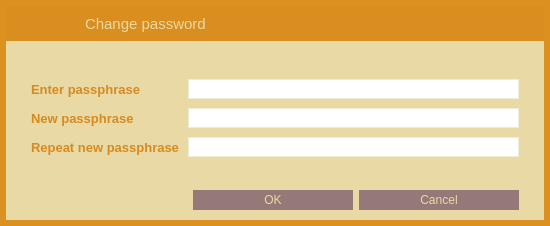
<?xml version="1.0" encoding="UTF-8"?>
<ui version="4.0">
 <class>AskPassphraseDialog</class>
 <widget class="QDialog" name="AskPassphraseDialog">
  <property name="geometry">
   <rect>
    <x>0</x>
    <y>0</y>
    <width>550</width>
    <height>226</height>
   </rect>
  </property>
  <property name="sizePolicy">
   <sizepolicy hsizetype="Preferred" vsizetype="Preferred">
    <horstretch>0</horstretch>
    <verstretch>0</verstretch>
   </sizepolicy>
  </property>
  <property name="minimumSize">
   <size>
    <width>550</width>
    <height>0</height>
   </size>
  </property>
  <property name="windowTitle">
   <string>Passphrase Dialog</string>
  </property>
  <property name="styleSheet">
   <string notr="true">QLabel {
	color: #d78a20;
}

#AskPassphraseDialog {
	background-color: rgb(220, 144, 32);
}

QLineEdit {
	border: 1px solid #ededd5;
}
</string>
  </property>
  <layout class="QVBoxLayout" name="verticalLayout">
   <property name="spacing">
    <number>0</number>
   </property>
   <property name="margin">
    <number>6</number>
   </property>
   <item>
    <widget class="QFrame" name="frame">
     <property name="styleSheet">
      <string notr="true">#frame {
	background-color: #e9d9a4;
    border-style:none;
}</string>
  </property>
     <property name="frameShape">
      <enum>QFrame::StyledPanel</enum>
     </property>
     <property name="frameShadow">
      <enum>QFrame::Raised</enum>
     </property>
     <layout class="QVBoxLayout" name="verticalLayout_2">
   <property name="spacing">
    <number>0</number>
   </property>
   <property name="margin">
    <number>0</number>
   </property>
   <item>
    <widget class="QWidget" name="wCaption" native="true">
     <property name="minimumSize">
      <size>
       <width>0</width>
       <height>35</height>
      </size>
     </property>
     <property name="maximumSize">
      <size>
       <width>16777215</width>
       <height>35</height>
      </size>
     </property>
     <property name="styleSheet">
      <string notr="true">#wCaption {
	background-color:  rgb(218, 142, 32);
}</string>
     </property>
     <property name="is_header" stdset="0">
      <bool>true</bool>
     </property>
     <layout class="QHBoxLayout" name="horizontalLayout_19">
      <property name="margin">
       <number>0</number>
      </property>
      <item>
       <spacer name="horizontalSpacer_26">
        <property name="orientation">
         <enum>Qt::Horizontal</enum>
        </property>
        <property name="sizeType">
         <enum>QSizePolicy::Fixed</enum>
        </property>
        <property name="sizeHint" stdset="0">
         <size>
          <width>7</width>
          <height>20</height>
         </size>
        </property>
       </spacer>
      </item>
      <item>
       <widget class="QLabel" name="lbTitleIcon">
        <property name="sizePolicy">
         <sizepolicy hsizetype="Preferred" vsizetype="Preferred">
          <horstretch>0</horstretch>
          <verstretch>0</verstretch>
         </sizepolicy>
        </property>
        <property name="minimumSize">
         <size>
          <width>30</width>
          <height>30</height>
         </size>
        </property>
        <property name="maximumSize">
         <size>
          <width>30</width>
          <height>30</height>
         </size>
        </property>
        <property name="text">
         <string/>
        </property>
        <property name="pixmap">
         <pixmap resource="../res.qrc">:/res/change_pass.png</pixmap>
        </property>
       </widget>
      </item>
      <item>
          <widget class="QLabel" name="lbTitleEncrypt">
           <property name="sizePolicy">
            <sizepolicy hsizetype="Preferred" vsizetype="Preferred">
             <horstretch>0</horstretch>
             <verstretch>0</verstretch>
            </sizepolicy>
           </property>
           <property name="minimumSize">
            <size>
             <width>30</width>
             <height>30</height>
            </size>
           </property>
           <property name="maximumSize">
            <size>
             <width>30</width>
             <height>30</height>
            </size>
           </property>
           <property name="text">
            <string/>
           </property>
           <property name="pixmap">
            <pixmap resource="../res.qrc">:/res/encrypt.png</pixmap>
           </property>
          </widget>
         </item>
         <item>
       <widget class="QLabel" name="lbTitle">
        <property name="sizePolicy">
         <sizepolicy hsizetype="Preferred" vsizetype="Preferred">
          <horstretch>0</horstretch>
          <verstretch>0</verstretch>
         </sizepolicy>
        </property>
        <property name="font">
         <font>
          <pointsize>11</pointsize>
          <stylestrategy>PreferAntialias</stylestrategy>
         </font>
        </property>
        <property name="styleSheet">
         <string notr="true">QLabel {
	color: #e9d9a4;
}</string>
        </property>
        <property name="text">
         <string>Change password</string>
        </property>
       </widget>
      </item>
      <item>
       <widget class="QPushButton" name="bClose">
        <property name="minimumSize">
         <size>
          <width>30</width>
          <height>30</height>
         </size>
        </property>
        <property name="maximumSize">
         <size>
          <width>30</width>
          <height>30</height>
         </size>
        </property>
        <property name="styleSheet">
         <string notr="true">QPushButton {	
	image: url(:/res/close_normal.png);
	border: 0px solid gray;
}
QPushButton:pressed:flat {
	image: url(:/res/close_normal.png);
}

QPushButton:hover {
	image: url(:/res/close_hover.png);
}</string>
        </property>
        <property name="text">
         <string notr="true"/>
        </property>
        <property name="flat">
         <bool>true</bool>
        </property>
       </widget>
      </item>
     </layout>
    </widget>
   </item>
   <item>
       <layout class="QHBoxLayout" name="horizontalLayout_3">
        <property name="spacing">
         <number>0</number>
        </property>
        <property name="leftMargin">
         <number>25</number>
        </property>
        <property name="topMargin">
         <number>9</number>
        </property>
        <property name="rightMargin">
         <number>25</number>
        </property>
        <property name="bottomMargin">
         <number>9</number>
        </property>
        <item>
    <widget class="QLabel" name="warningLabel">
          <property name="font">
           <font>
            <pointsize>10</pointsize>
            <weight>50</weight>
            <bold>false</bold>
           </font>
          </property>
     <property name="textFormat">
      <enum>Qt::RichText</enum>
     </property>
     <property name="wordWrap">
      <bool>true</bool>
     </property>
     <property name="margin">
           <number>0</number>
     </property>
    </widget>
   </item>
       </layout>
      </item>
   <item>
    <layout class="QFormLayout" name="formLayout">
     <property name="fieldGrowthPolicy">
      <enum>QFormLayout::AllNonFixedFieldsGrow</enum>
     </property>
        <property name="horizontalSpacing">
         <number>9</number>
        </property>
        <property name="verticalSpacing">
         <number>9</number>
        </property>
     <property name="leftMargin">
         <number>25</number>
     </property>
     <property name="rightMargin">
         <number>25</number>
        </property>
        <property name="bottomMargin">
      <number>9</number>
     </property>
     <item row="0" column="0">
      <widget class="QLabel" name="passLabel1">
          <property name="font">
           <font>
            <pointsize>10</pointsize>
            <weight>75</weight>
            <bold>true</bold>
           </font>
          </property>
       <property name="text">
        <string>Enter passphrase</string>
       </property>
      </widget>
     </item>
     <item row="0" column="1">
      <widget class="QLineEdit" name="passEdit1">
          <property name="minimumSize">
           <size>
            <width>0</width>
            <height>20</height>
           </size>
          </property>
       <property name="echoMode">
        <enum>QLineEdit::Password</enum>
       </property>
      </widget>
     </item>
     <item row="1" column="0">
      <widget class="QLabel" name="passLabel2">
          <property name="font">
           <font>
            <pointsize>10</pointsize>
            <weight>75</weight>
            <bold>true</bold>
           </font>
          </property>
       <property name="text">
        <string>New passphrase</string>
       </property>
      </widget>
     </item>
     <item row="1" column="1">
      <widget class="QLineEdit" name="passEdit2">
          <property name="minimumSize">
           <size>
            <width>0</width>
            <height>20</height>
           </size>
          </property>
       <property name="echoMode">
        <enum>QLineEdit::Password</enum>
       </property>
      </widget>
     </item>
     <item row="2" column="0">
      <widget class="QLabel" name="passLabel3">
          <property name="font">
           <font>
            <pointsize>10</pointsize>
            <weight>75</weight>
            <bold>true</bold>
           </font>
          </property>
       <property name="text">
        <string>Repeat new passphrase</string>
       </property>
      </widget>
     </item>
     <item row="2" column="1">
      <widget class="QLineEdit" name="passEdit3">
          <property name="minimumSize">
           <size>
            <width>0</width>
            <height>20</height>
           </size>
          </property>
       <property name="echoMode">
        <enum>QLineEdit::Password</enum>
       </property>
      </widget>
     </item>
     <item row="3" column="1">
      <widget class="QLabel" name="capsLabel">
          <property name="enabled">
           <bool>true</bool>
          </property>
       <property name="font">
        <font>
            <pointsize>10</pointsize>
         <weight>75</weight>
         <bold>true</bold>
        </font>
       </property>
       <property name="text">
        <string/>
       </property>
       <property name="alignment">
        <set>Qt::AlignCenter</set>
       </property>
      </widget>
     </item>
    </layout>
   </item>
   <item>
       <layout class="QHBoxLayout" name="horizontalLayout_2">
        <property name="spacing">
         <number>0</number>
        </property>
        <property name="rightMargin">
         <number>25</number>
        </property>
        <item>
    <widget class="QDialogButtonBox" name="buttonBox">
     <property name="styleSheet">
      <string notr="true">QPushButton {
	background-color: #947978;
	color: #e9d9a4;
	border: 0px solid gray;
	max-height: 20px;
	min-height: 20px;
	max-width: 160px;
	min-width: 160px;
}

QPushButton:hover {
	background-color: #d78a20;
}

QPushButton:pressed:flat {
	background-color: #d78a20;
}</string>
     </property>
     <property name="orientation">
      <enum>Qt::Horizontal</enum>
     </property>
     <property name="standardButtons">
      <set>QDialogButtonBox::Cancel|QDialogButtonBox::Ok</set>
     </property>
    </widget>
   </item>
  </layout>
      </item>
      <item>
       <spacer name="verticalSpacer">
        <property name="orientation">
         <enum>Qt::Vertical</enum>
        </property>
        <property name="sizeType">
         <enum>QSizePolicy::Fixed</enum>
        </property>
        <property name="sizeHint" stdset="0">
         <size>
          <width>20</width>
          <height>10</height>
         </size>
        </property>
       </spacer>
      </item>
     </layout>
    </widget>
   </item>
  </layout>
 </widget>
 <resources>
  <include location="../res.qrc"/>
 </resources>
 <connections>
  <connection>
   <sender>buttonBox</sender>
   <signal>accepted()</signal>
   <receiver>AskPassphraseDialog</receiver>
   <slot>accept()</slot>
   <hints>
    <hint type="sourcelabel">
     <x>248</x>
     <y>254</y>
    </hint>
    <hint type="destinationlabel">
     <x>157</x>
     <y>274</y>
    </hint>
   </hints>
  </connection>
  <connection>
   <sender>buttonBox</sender>
   <signal>rejected()</signal>
   <receiver>AskPassphraseDialog</receiver>
   <slot>reject()</slot>
   <hints>
    <hint type="sourcelabel">
     <x>316</x>
     <y>260</y>
    </hint>
    <hint type="destinationlabel">
     <x>286</x>
     <y>274</y>
    </hint>
   </hints>
  </connection>
  <connection>
   <sender>bClose</sender>
   <signal>clicked()</signal>
   <receiver>AskPassphraseDialog</receiver>
   <slot>reject()</slot>
   <hints>
    <hint type="sourcelabel">
     <x>558</x>
     <y>25</y>
    </hint>
    <hint type="destinationlabel">
     <x>291</x>
     <y>138</y>
    </hint>
   </hints>
  </connection>
 </connections>
</ui>
